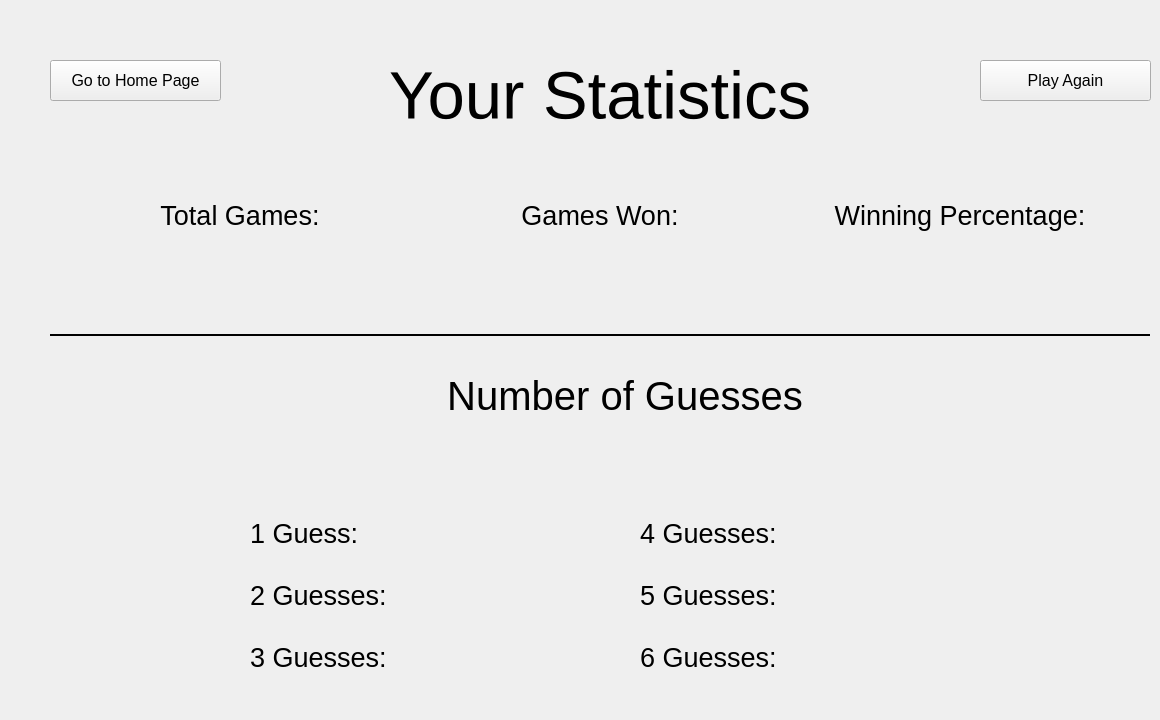
    <widget class="QWidget" name="stats">
     <widget class="QLabel" name="label_total_games">
      <property name="geometry">
       <rect>
        <x>80</x>
        <y>160</y>
        <width>320</width>
        <height>111</height>
       </rect>
      </property>
      <property name="font">
       <font>
        <pointsize>20</pointsize>
       </font>
      </property>
      <property name="text">
       <string>Total Games:</string>
      </property>
      <property name="alignment">
       <set>Qt::AlignCenter</set>
      </property>
     </widget>
     <widget class="QLabel" name="label_your_statistics_header">
      <property name="geometry">
       <rect>
        <x>305</x>
        <y>40</y>
        <width>590</width>
        <height>111</height>
       </rect>
      </property>
      <property name="font">
       <font>
        <pointsize>50</pointsize>
       </font>
      </property>
      <property name="text">
       <string>Your Statistics</string>
      </property>
      <property name="alignment">
       <set>Qt::AlignCenter</set>
      </property>
     </widget>
     <widget class="QLabel" name="label_total_games_num">
      <property name="geometry">
       <rect>
        <x>80</x>
        <y>240</y>
        <width>320</width>
        <height>51</height>
       </rect>
      </property>
      <property name="font">
       <font>
        <pointsize>20</pointsize>
       </font>
      </property>
      <property name="text">
       <string/>
      </property>
      <property name="alignment">
       <set>Qt::AlignCenter</set>
      </property>
     </widget>
     <widget class="QLabel" name="label_games_won_num">
      <property name="geometry">
       <rect>
        <x>440</x>
        <y>240</y>
        <width>320</width>
        <height>51</height>
       </rect>
      </property>
      <property name="font">
       <font>
        <pointsize>20</pointsize>
       </font>
      </property>
      <property name="text">
       <string/>
      </property>
      <property name="alignment">
       <set>Qt::AlignCenter</set>
      </property>
     </widget>
     <widget class="QLabel" name="label_games_won">
      <property name="geometry">
       <rect>
        <x>440</x>
        <y>160</y>
        <width>320</width>
        <height>111</height>
       </rect>
      </property>
      <property name="font">
       <font>
        <pointsize>20</pointsize>
       </font>
      </property>
      <property name="text">
       <string>Games Won:</string>
      </property>
      <property name="alignment">
       <set>Qt::AlignCenter</set>
      </property>
     </widget>
     <widget class="QLabel" name="label_winning_percentage">
      <property name="geometry">
       <rect>
        <x>800</x>
        <y>160</y>
        <width>320</width>
        <height>111</height>
       </rect>
      </property>
      <property name="font">
       <font>
        <pointsize>20</pointsize>
       </font>
      </property>
      <property name="text">
       <string>Winning Percentage:</string>
      </property>
      <property name="alignment">
       <set>Qt::AlignCenter</set>
      </property>
     </widget>
     <widget class="QLabel" name="label_winning_percentage_num">
      <property name="geometry">
       <rect>
        <x>800</x>
        <y>240</y>
        <width>320</width>
        <height>51</height>
       </rect>
      </property>
      <property name="font">
       <font>
        <pointsize>20</pointsize>
       </font>
      </property>
      <property name="text">
       <string/>
      </property>
      <property name="alignment">
       <set>Qt::AlignCenter</set>
      </property>
     </widget>
     <widget class="Line" name="line">
      <property name="geometry">
       <rect>
        <x>50</x>
        <y>310</y>
        <width>1100</width>
        <height>51</height>
       </rect>
      </property>
      <property name="frameShadow">
       <enum>QFrame::Plain</enum>
      </property>
      <property name="lineWidth">
       <number>2</number>
      </property>
      <property name="orientation">
       <enum>Qt::Horizontal</enum>
      </property>
     </widget>
     <widget class="QLabel" name="label_number_of_guesses">
      <property name="geometry">
       <rect>
        <x>390</x>
        <y>340</y>
        <width>470</width>
        <height>111</height>
       </rect>
      </property>
      <property name="font">
       <font>
        <pointsize>30</pointsize>
       </font>
      </property>
      <property name="text">
       <string>Number of Guesses</string>
      </property>
      <property name="alignment">
       <set>Qt::AlignCenter</set>
      </property>
     </widget>
     <widget class="QLabel" name="label_guesses_1_2_3">
      <property name="geometry">
       <rect>
        <x>250</x>
        <y>480</y>
        <width>161</width>
        <height>231</height>
       </rect>
      </property>
      <property name="font">
       <font>
        <pointsize>20</pointsize>
       </font>
      </property>
      <property name="text">
       <string>1 Guess:

2 Guesses:

3 Guesses:</string>
      </property>
     </widget>
     <widget class="QLabel" name="label_guesses_4_5_6">
      <property name="geometry">
       <rect>
        <x>640</x>
        <y>480</y>
        <width>171</width>
        <height>231</height>
       </rect>
      </property>
      <property name="font">
       <font>
        <pointsize>20</pointsize>
       </font>
      </property>
      <property name="text">
       <string>4 Guesses:

5 Guesses:

6 Guesses:</string>
      </property>
     </widget>
     <widget class="QLabel" name="label_num_guesses_1_2_3">
      <property name="geometry">
       <rect>
        <x>420</x>
        <y>480</y>
        <width>161</width>
        <height>231</height>
       </rect>
      </property>
      <property name="font">
       <font>
        <pointsize>20</pointsize>
       </font>
      </property>
      <property name="text">
       <string/>
      </property>
     </widget>
     <widget class="QLabel" name="label_num_guesses_4_5_6">
      <property name="geometry">
       <rect>
        <x>810</x>
        <y>480</y>
        <width>161</width>
        <height>231</height>
       </rect>
      </property>
      <property name="font">
       <font>
        <pointsize>20</pointsize>
       </font>
      </property>
      <property name="text">
       <string/>
      </property>
     </widget>
     <widget class="QPushButton" name="pushButton_go_to_home_page_2">
      <property name="geometry">
       <rect>
        <x>50</x>
        <y>60</y>
        <width>171</width>
        <height>41</height>
       </rect>
      </property>
      <property name="font">
       <font>
        <pointsize>12</pointsize>
       </font>
      </property>
      <property name="text">
       <string>Go to Home Page</string>
      </property>
      <property name="flat">
       <bool>false</bool>
      </property>
     </widget>
     <widget class="QPushButton" name="pushButton_playAgain_2">
      <property name="geometry">
       <rect>
        <x>980</x>
        <y>60</y>
        <width>171</width>
        <height>41</height>
       </rect>
      </property>
      <property name="font">
       <font>
        <pointsize>12</pointsize>
       </font>
      </property>
      <property name="text">
       <string>Play Again</string>
      </property>
      <property name="flat">
       <bool>false</bool>
      </property>
     </widget>
    </widget>
